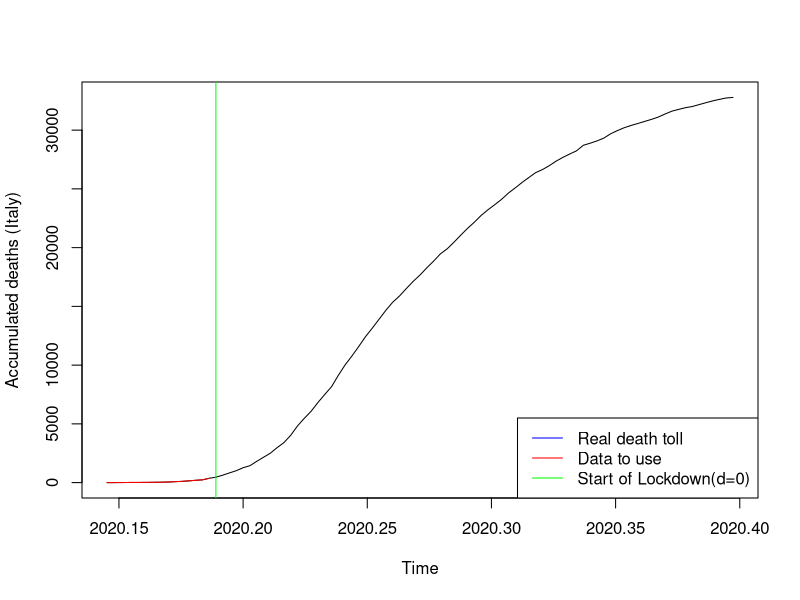
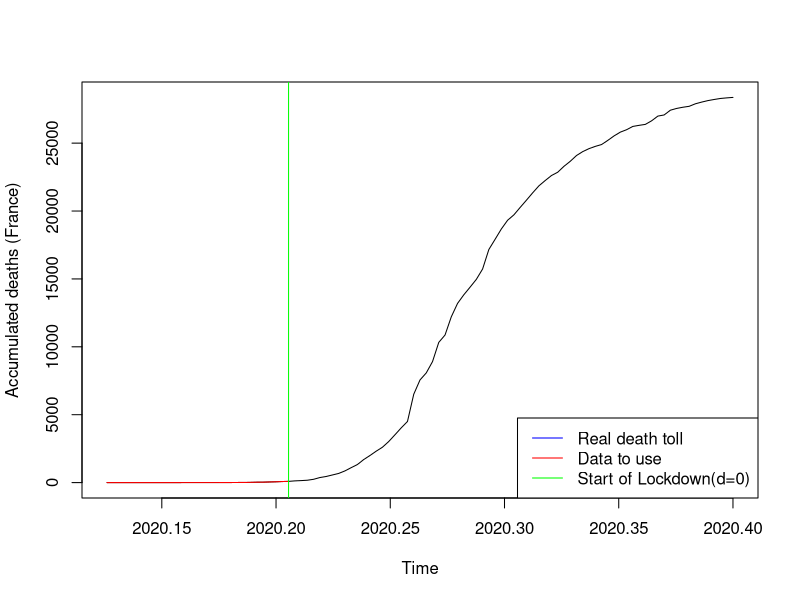
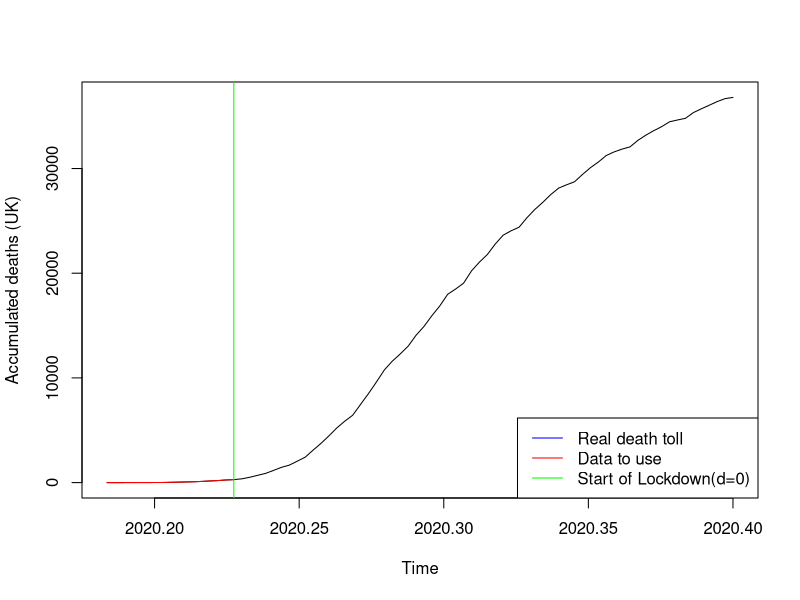
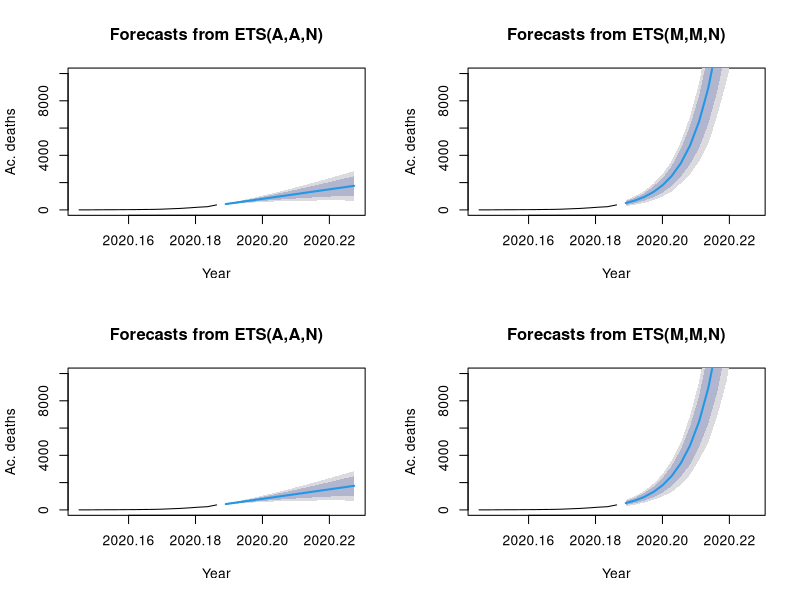
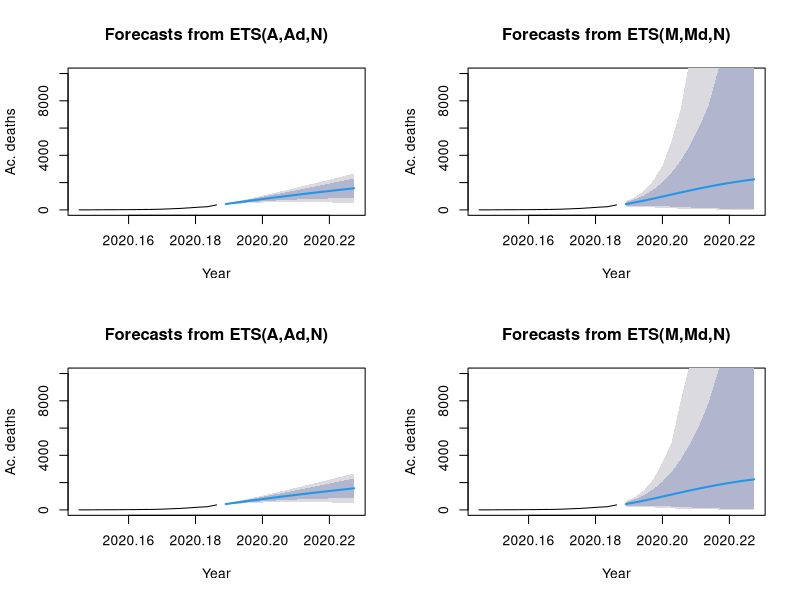
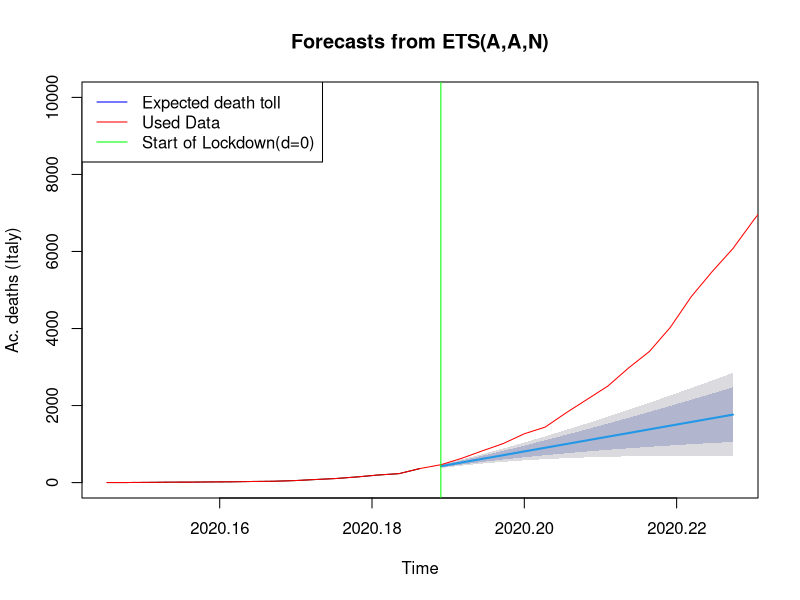
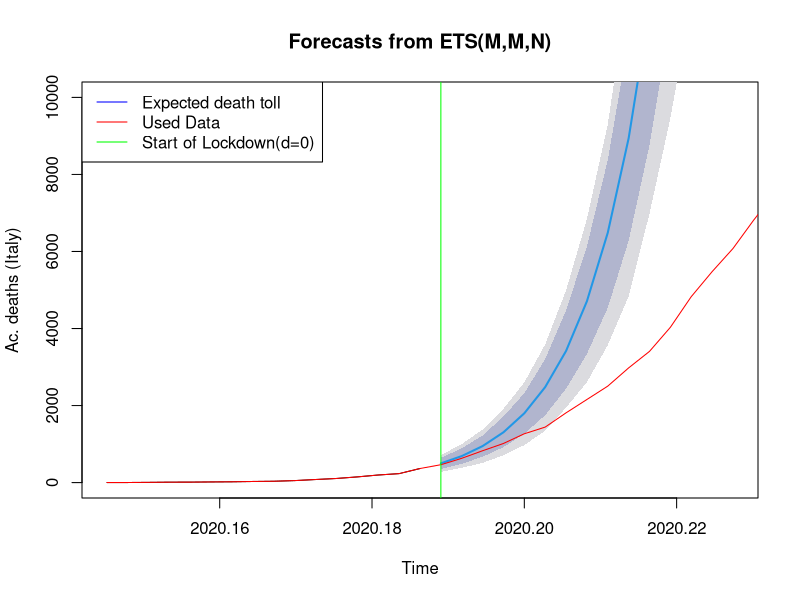
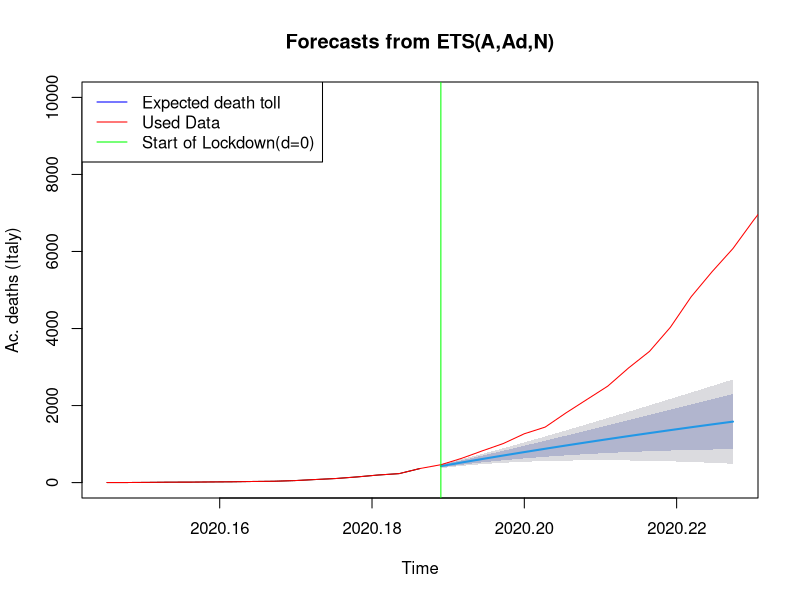

The R script that drew these images, in order: (Note: a time limit stopped this script after it produced the figures.)
## ---- chunk 1
covid_data <- read.csv("COVID_data_v3.csv", header=TRUE, sep=",")
#ProjectData <- data.matrix(ProjectData) 
#ProjectData_INITIAL <- ProjectData
## ---- chunk 2
t0_IT=2020+53/365 #day of first casualty
P=15 #predicted days
cIT2_0 <- ts((covid_data$Cdeaths_IT[54:69]),start=t0_IT, frequency=365) #t=0 @ day69. +14d #before it was starting at 45
cIT3 <- ts((covid_data$Cdeaths_IT[54:146]),start=t0_IT, frequency=365)

plot(cIT3, xlab="Time", ylab="Accumulated deaths (Italy)")
lines(cIT2_0, col="red")
abline(v=2020+69/365, col="green")
legend("bottomright", legend=c("Real death toll","Data to use", "Start of Lockdown(d=0)"), col=c("blue", "red","green"), lty=1)
## ---- chunk 3
#French Data
t0_FR <- 2020+46/365
cFRA2_0 <- ts(covid_data$Cdeaths_FRA[46:75],start=t0_FR, frequency=365) #t=0 @ day75, March 15th #before it was starting at 45
cFRA3 <- ts(covid_data$Cdeaths_FRA[46:146],start=t0_FR, frequency=365)

plot(cFRA3, xlab="Time", ylab="Accumulated deaths (France)")
lines(cFRA2_0, col="red")
abline(v=2020+75/365, col="green")
legend("bottomright", legend=c("Real death toll","Data to use", "Start of Lockdown(d=0)"), col=c("blue", "red","green"), lty=1)
## ---- chunk 4
#UK Data

t0_UK=2020+67/365
cUK2_0 <- ts(covid_data$Cdeaths_UK[67:83],start=t0_UK, frequency=365) #t=0 @ day83. +0d
cUK3 <- ts(covid_data$Cdeaths_UK[67:146],start=t0_UK, frequency=365)

plot(cUK3, xlab="Time", ylab="Accumulated deaths (UK)")
lines(cUK2_0, col="red")
abline(v=2020+83/365, col="green")
legend("bottomright", legend=c("Real death toll","Data to use", "Start of Lockdown(d=0)"), col=c("blue", "red","green"), lty=1)


## ---- chunk 5
library(forecast)
#Italy
cIT2_0_AAN <- ets(cIT2_0, model="AAN", damped=FALSE)
cIT2_0_AAZ <- ets(cIT2_0, model="AAZ", damped=FALSE)
cIT2_0_MMN <- ets(cIT2_0, model="MMN", damped=FALSE)
cIT2_0_MMZ <- ets(cIT2_0, model="MMZ", damped=FALSE)

cIT2_0_AAND <- ets(cIT2_0, model="AAN", damped=TRUE)
cIT2_0_AAZD <- ets(cIT2_0, model="AAZ", damped=TRUE)
cIT2_0_MMND <- ets(cIT2_0, model="MMN", damped=TRUE)
cIT2_0_MMZD <- ets(cIT2_0, model="MMZ", damped=TRUE)


# Create their prediction "cones" for 360 months (30 years) into the future with quintile confidence intervals
## ---- chunk 6
cIT2_0_AAN_pred <- forecast(cIT2_0_AAN, h=P, level=c(0.8, 0.95))
cIT2_0_AAZ_pred <- forecast(cIT2_0_AAZ, h=P, level=c(0.8, 0.95))
cIT2_0_MMN_pred <- forecast(cIT2_0_MMN, h=P, level=c(0.8, 0.95))
cIT2_0_MMZ_pred <- forecast(cIT2_0_MMZ, h=P, level=c(0.8, 0.95))

cIT2_0_AAND_pred <- forecast(cIT2_0_AAND, h=P, level=c(0.8, 0.95))
cIT2_0_AAZD_pred <- forecast(cIT2_0_AAZD, h=P, level=c(0.8, 0.95))
cIT2_0_MMND_pred <- forecast(cIT2_0_MMND, h=P, level=c(0.8, 0.95))
cIT2_0_MMZD_pred <- forecast(cIT2_0_MMZD, h=P, level=c(0.8, 0.95))
## ---- chunk 7
cIT2_0_tbats <- tbats(cIT2_0)
cIT2_0_tbats_pred <-forecast(cIT2_0_tbats, h=P, level=c(0.8, 0.95))
## ---- chunk 8
cIT2_0_ARIMA <- auto.arima(cIT2_0,seasonal=FALSE)
cIT2_0_ARIMA_pred <- forecast(cIT2_0_ARIMA,P)
## ---- chunk 9
par(mfrow=c(2,2)) # This command sets the plot window to show 1 row of 4 plots
plot(cIT2_0_AAN_pred, xlab="Year", ylab="Ac. deaths", ylim=c(0,10000))
plot(cIT2_0_MMN_pred, xlab="Year", ylab="Ac. deaths", ylim=c(0,10000))
plot(cIT2_0_AAZ_pred, xlab="Year", ylab="Ac. deaths", ylim=c(0,10000))
plot(cIT2_0_MMZ_pred, xlab="Year", ylab="Ac. deaths", ylim=c(0,10000))

par(mfrow=c(2,2)) # This command sets the plot window to show 1 row of 4 plots
plot(cIT2_0_AAND_pred, xlab="Year", ylab="Ac. deaths", ylim=c(0,10000))
plot(cIT2_0_MMND_pred, xlab="Year", ylab="Ac. deaths", ylim=c(0,10000))
plot(cIT2_0_AAZD_pred, xlab="Year", ylab="Ac. deaths", ylim=c(0,10000))
plot(cIT2_0_MMZD_pred, xlab="Year", ylab="Ac. deaths", ylim=c(0,10000))
## ---- chunk 10
par(mfrow=c(1,1)) # This command sets the plot window to show 1 row of 1 plots
plot(cIT2_0_AAN_pred, xlab="Time", ylab="Ac. deaths (Italy)", ylim=c(0,10000))
lines(cIT3, col="red")
abline(v=2020+69/365, col="green")
legend("topleft", legend=c("Expected death toll","Used Data", "Start of Lockdown(d=0)"), col=c("blue", "red","green"), lty=1)

par(mfrow=c(1,1)) # This command sets the plot window to show 1 row of 1 plots
plot(cIT2_0_MMN_pred, xlab="Time", ylab="Ac. deaths (Italy)", ylim=c(0,10000))
lines(cIT3, col="red")
abline(v=2020+69/365, col="green")
legend("topleft", legend=c("Expected death toll","Used Data", "Start of Lockdown(d=0)"), col=c("blue", "red","green"), lty=1)

par(mfrow=c(1,1)) # This command sets the plot window to show 1 row of 1 plots
plot(cIT2_0_AAND_pred, xlab="Time", ylab="Ac. deaths (Italy)", ylim=c(0,10000))
lines(cIT3, col="red")
abline(v=2020+69/365, col="green")
legend("topleft", legend=c("Expected death toll","Used Data", "Start of Lockdown(d=0)"), col=c("blue", "red","green"), lty=1)

par(mfrow=c(1,1)) # This command sets the plot window to show 1 row of 1 plots
plot(cIT2_0_MMND_pred, xlab="Time", ylab="Ac. deaths (Italy)", ylim=c(0,10000))
lines(cIT3, col="red")
abline(v=2020+69/365, col="green")
legend("topleft", legend=c("Expected death toll","Used Data", "Start of Lockdown(d=0)"), col=c("blue", "red","green"), lty=1)
## ---- chunk 11
par(mfrow=c(1,1)) # This command sets the plot window to show 1 row of 1 plots
plot(cIT2_0_tbats_pred, xlab="Time", ylab="Ac. deaths (Italy)")
lines(cIT3, col="red")
abline(v=2020+69/365, col="green")
legend("topleft", legend=c("Expected death toll","Used Data", "Start of Lockdown(d=0)"), col=c("blue", "red","green"), lty=1)
## ---- chunk 12
par(mfrow=c(1,1)) # This command sets the plot window to show 1 row of 1 plots
plot(cIT2_0_ARIMA_pred, xlab="Time", ylab="Ac. deaths (Italy)")
lines(cIT3, col="red")
abline(v=2020+69/365, col="green")
legend("topleft", legend=c("Expected death toll","Used Data", "Start of Lockdown(d=0)"), col=c("blue", "red","green"), lty=1)
## ---- chunk 13
###
### Comparing models -- Time series Cross Validation (Rolling Horizon Holdout)
###

f_AANF  <- function(y, h) forecast(ets(y, model="AAN"), h = h)
errors_AANF <- tsCV(cIT2_0, f_AANF, h=1, window=15)

f_MMNF<- function(y, h) forecast(ets(y, model="MMN"), h = h)
errors_MMNF <- tsCV(cIT2_0, f_MMNF, h=1, window=15)

f_AAND  <- function(y, h) forecast(ets(y, model="AAN", damped=TRUE), h = h)
errors_AAND <- tsCV(cIT2_0, f_AAND, h=1, window=15)

f_MMND  <- function(y, h) forecast(ets(y, model="MMN", damped=TRUE), h = h)
errors_MMND <- tsCV(cIT2_0, f_MMND, h=1, window=15)

f_TBATS  <- function(y, h) forecast(tbats(y), h = h)
errors_TBATS <- tsCV(cIT2_0, f_TBATS, h=1, window=15)

f_ARIMA  <- function(y, h) forecast(auto.arima(y), h = h)
errors_ARIMA <- tsCV(cIT2_0, f_ARIMA, h=1, window=15)


#par(mfrow=c(1,1)) 
#plot(errors_AANF, ylab='tsCV errors')
#abline(0,0)
#lines(errors_MMNF, col="red")
#lines(errors_AAND, col="green")
#lines(errors_MMND, col="blue")
#lines(errors_TBATS, col="grey")
#lines(errors_ARIMA, col="orange")
#legend("left", legend=c("CV_error_AANF", "CV_error_MMNF","CV_error_AAND","CV_error_MMND", "CV_error_TBATS", "CV_error_ARIMA"), #col=c("black", "red", "green", "blue", "grey", "orange"), lty=1:4)
## ---- chunk 14
mean(abs(errors_AANF/cIT2_0), na.rm=TRUE)*100
mean(abs(errors_MMNF/cIT2_0), na.rm=TRUE)*100
mean(abs(errors_AAND/cIT2_0), na.rm=TRUE)*100
mean(abs(errors_MMND/cIT2_0), na.rm=TRUE)*100
mean(abs(errors_TBATS/cIT2_0), na.rm=TRUE)*100
mean(abs(errors_ARIMA/cIT2_0), na.rm=TRUE)*100

## ---- chunk 15
par(mfrow=c(1,1)) # This command sets the plot window to show 1 row of 1 plots
plot(cIT2_0_MMN_pred, xlab="Time", ylab="Ac. deaths (Italy)", ylim=c(0,10000))
lines(cIT3, col="red")
abline(v=2020+69/365, col="green")
legend("topleft", legend=c("Expected death toll","Used Data", "Start of Lockdown(d=0)"), col=c("blue", "red","green"), lty=1)
## ---- chunk 16
library(forecast)
#Italy
cFRA2_0_AAN <- ets(cFRA2_0, model="AAN", damped=FALSE)
cFRA2_0_AAZ <- ets(cFRA2_0, model="AAZ", damped=FALSE)
cFRA2_0_MMN <- ets(cFRA2_0, model="MMN", damped=FALSE)
cFRA2_0_MMZ <- ets(cFRA2_0, model="MMZ", damped=FALSE)

cFRA2_0_AAND <- ets(cFRA2_0, model="AAN", damped=TRUE)
cFRA2_0_AAZD <- ets(cFRA2_0, model="AAZ", damped=TRUE)
cFRA2_0_MMND <- ets(cFRA2_0, model="MMN", damped=TRUE)
cFRA2_0_MMZD <- ets(cFRA2_0, model="MMZ", damped=TRUE)


# Create their prediction "cones" for 360 months (30 years) into the future with quintile confidence intervals
cFRA2_0_AAN_pred <- forecast(cFRA2_0_AAN, h=P, level=c(0.8, 0.95))
cFRA2_0_AAZ_pred <- forecast(cFRA2_0_AAZ, h=P, level=c(0.8, 0.95))
cFRA2_0_MMN_pred <- forecast(cFRA2_0_MMN, h=P, level=c(0.8, 0.95))
cFRA2_0_MMZ_pred <- forecast(cFRA2_0_MMZ, h=P, level=c(0.8, 0.95))

cFRA2_0_AAND_pred <- forecast(cFRA2_0_AAND, h=P, level=c(0.8, 0.95))
cFRA2_0_AAZD_pred <- forecast(cFRA2_0_AAZD, h=P, level=c(0.8, 0.95))
cFRA2_0_MMND_pred <- forecast(cFRA2_0_MMND, h=P, level=c(0.8, 0.95))
cFRA2_0_MMZD_pred <- forecast(cFRA2_0_MMZD, h=P, level=c(0.8, 0.95))

cFRA2_0_tbats <- tbats(cFRA2_0)
cFRA2_0_tbats_pred <-forecast(cFRA2_0_tbats, h=P, level=c(0.8, 0.95))

cFRA2_0_ARIMA <- auto.arima(cFRA2_0,seasonal=FALSE)
cFRA2_0_ARIMA_pred <- forecast(cFRA2_0_ARIMA,P)


#par(mfrow=c(1,1)) # This command sets the plot window to show 1 row of 1 plots
#plot(cFRA2_0_AAN_pred, xlab="Time", ylab="Ac. deaths (FR)", ylim=c(0,10000))
#lines(cFRA3, col="red")

#par(mfrow=c(1,1)) # This command sets the plot window to show 1 row of 1 plots
#plot(cFRA2_0_MMN_pred, xlab="Time", ylab="Ac. deaths (FR)", ylim=c(0,10000))
#lines(cFRA3, col="red")

#par(mfrow=c(1,1)) # This command sets the plot window to show 1 row of 1 plots
#plot(cFRA2_0_AAND_pred, xlab="Time", ylab="Ac. deaths (FR)", ylim=c(0,10000))
#lines(cFRA3, col="red")

#par(mfrow=c(1,1)) # This command sets the plot window to show 1 row of 1 plots
#plot(cFRA2_0_MMND_pred, xlab="Time", ylab="Ac. deaths (FR)", ylim=c(0,10000))
#lines(cFRA3, col="red")

#par(mfrow=c(1,1)) # This command sets the plot window to show 1 row of 1 plots
#plot(cFRA2_0_tbats_pred, xlab="Time", ylab="Ac. deaths (FR)")
#lines(cFRA3, col="red")

#par(mfrow=c(1,1)) # This command sets the plot window to show 1 row of 1 plots
#plot(cFRA2_0_ARIMA_pred, xlab="Time", ylab="Ac. deaths (FR)")
#lines(cFRA3, col="red")


## ---- chunk 17
###
### Comparing models -- Time series Cross Validation (Rolling Horizon Holdout)
###

f_AANF  <- function(y, h) forecast(ets(y, model="AAN"), h = h)
errors_AANF <- tsCV(cFRA2_0, f_AANF, h=1, window=15)

f_MMNF<- function(y, h) forecast(ets(y, model="MMN"), h = h)
errors_MMNF <- tsCV(cFRA2_0, f_MMNF, h=1, window=15)

f_AAND  <- function(y, h) forecast(ets(y, model="AAN", damped=TRUE), h = h)
errors_AAND <- tsCV(cFRA2_0, f_AAND, h=1, window=15)

f_MMND  <- function(y, h) forecast(ets(y, model="MMN", damped=TRUE), h = h)
errors_MMND <- tsCV(cFRA2_0, f_MMND, h=1, window=15)

f_TBATS  <- function(y, h) forecast(tbats(y), h = h)
errors_TBATS <- tsCV(cFRA2_0, f_TBATS, h=1, window=15)

f_ARIMA  <- function(y, h) forecast(auto.arima(y), h = h)
errors_ARIMA <- tsCV(cFRA2_0, f_ARIMA, h=1, window=15)


#par(mfrow=c(1,1)) 
#plot(errors_AANF, ylab='tsCV errors')
#abline(0,0)
#lines(errors_MMNF, col="red")
#lines(errors_AAND, col="green")
#lines(errors_MMND, col="blue")
#lines(errors_TBATS, col="grey")
#lines(errors_ARIMA, col="orange")
#legend("left", legend=c("CV_error_AANF", "CV_error_MMNF","CV_error_AAND","CV_error_MMND", "CV_error_TBATS", "CV_error_ARIMA"), #col=c("black", "red", "green", "blue", "grey", "orange"), lty=1:4)
## ---- chunk 18

mean(abs(errors_AANF/cFRA2_0), na.rm=TRUE)*100
mean(abs(errors_MMNF/cFRA2_0), na.rm=TRUE)*100
mean(abs(errors_AAND/cFRA2_0), na.rm=TRUE)*100
mean(abs(errors_MMND/cFRA2_0), na.rm=TRUE)*100
mean(abs(errors_TBATS/cFRA2_0), na.rm=TRUE)*100
mean(abs(errors_ARIMA/cFRA2_0), na.rm=TRUE)*100

## ---- chunk 19
par(mfrow=c(1,1)) # This command sets the plot window to show 1 row of 1 plots
plot(cFRA2_0_tbats_pred, xlab="Time", ylab="Ac. deaths (FR)", ylim=c(0,10000))
lines(cFRA3, col="red")
abline(v=2020+75/365, col="green")
legend("topleft", legend=c("Expected death toll","Used Data", "Start of Lockdown(d=0)"), col=c("blue", "red","green"), lty=1)
## ---- chunk 20
library(forecast)
#Italy
cUK2_0_AAN <- ets(cUK2_0, model="AAN", damped=FALSE)
cUK2_0_AAZ <- ets(cUK2_0, model="AAZ", damped=FALSE)
cUK2_0_MMN <- ets(cUK2_0, model="MMN", damped=FALSE)
cUK2_0_MMZ <- ets(cUK2_0, model="MMZ", damped=FALSE)

cUK2_0_AAND <- ets(cUK2_0, model="AAN", damped=TRUE)
cUK2_0_AAZD <- ets(cUK2_0, model="AAZ", damped=TRUE)
cUK2_0_MMND <- ets(cUK2_0, model="MMN", damped=TRUE)
cUK2_0_MMZD <- ets(cUK2_0, model="MMZ", damped=TRUE)


# Create their prediction "cones" for 360 months (30 years) into the future with quintile confidence intervals
cUK2_0_AAN_pred <- forecast(cUK2_0_AAN, h=P, level=c(0.8, 0.95))
cUK2_0_AAZ_pred <- forecast(cUK2_0_AAZ, h=P, level=c(0.8, 0.95))
cUK2_0_MMN_pred <- forecast(cUK2_0_MMN, h=P, level=c(0.8, 0.95))
cUK2_0_MMZ_pred <- forecast(cUK2_0_MMZ, h=P, level=c(0.8, 0.95))

cUK2_0_AAND_pred <- forecast(cUK2_0_AAND, h=P, level=c(0.8, 0.95))
cUK2_0_AAZD_pred <- forecast(cUK2_0_AAZD, h=P, level=c(0.8, 0.95))
cUK2_0_MMND_pred <- forecast(cUK2_0_MMND, h=P, level=c(0.8, 0.95))
cUK2_0_MMZD_pred <- forecast(cUK2_0_MMZD, h=P, level=c(0.8, 0.95))

cUK2_0_tbats <- tbats(cUK2_0)
cUK2_0_tbats_pred <-forecast(cUK2_0_tbats, h=P, level=c(0.8, 0.95))

cUK2_0_ARIMA <- auto.arima(cUK2_0,seasonal=FALSE)
cUK2_0_ARIMA_pred <- forecast(cUK2_0_ARIMA,P)

#par(mfrow=c(2,2)) # This command sets the plot window to show 1 row of 4 plots
#plot(cUK2_0_AAN_pred, xlab="Year", ylab="Ac. deaths", ylim=c(0,10000))
#plot(cUK2_0_MMN_pred, xlab="Year", ylab="Ac. deaths", ylim=c(0,10000))
#plot(cUK2_0_AAZ_pred, xlab="Year", ylab="Ac. deaths", ylim=c(0,10000))
#plot(cUK2_0_MMZ_pred, xlab="Year", ylab="Ac. deaths", ylim=c(0,10000))

#par(mfrow=c(2,2)) # This command sets the plot window to show 1 row of 4 plots
#plot(cUK2_0_AAND_pred, xlab="Year", ylab="Ac. deaths", ylim=c(0,10000))
#plot(cUK2_0_MMND_pred, xlab="Year", ylab="Ac. deaths", ylim=c(0,10000))
#plot(cUK2_0_AAZD_pred, xlab="Year", ylab="Ac. deaths", ylim=c(0,10000))
#plot(cUK2_0_MMZD_pred, xlab="Year", ylab="Ac. deaths", ylim=c(0,10000))

#par(mfrow=c(1,1)) # This command sets the plot window to show 1 row of 1 plots
#plot(cUK2_0_AAN_pred, xlab="Time", ylab="Ac. deaths (UK)", ylim=c(0,10000))
#lines(cUK3, col="red")

#par(mfrow=c(1,1)) # This command sets the plot window to show 1 row of 1 plots
#plot(cUK2_0_MMN_pred, xlab="Time", ylab="Ac. deaths (UK)", ylim=c(0,10000))
#lines(cUK3, col="red")

#par(mfrow=c(1,1)) # This command sets the plot window to show 1 row of 1 plots
#plot(cUK2_0_AAND_pred, xlab="Time", ylab="Ac. deaths (UK)", ylim=c(0,10000))
#lines(cUK3, col="red")

#par(mfrow=c(1,1)) # This command sets the plot window to show 1 row of 1 plots
#plot(cUK2_0_MMND_pred, xlab="Time", ylab="Ac. deaths (UK)", ylim=c(0,10000))
#lines(cUK3, col="red")

#par(mfrow=c(1,1)) # This command sets the plot window to show 1 row of 1 plots
#plot(cUK2_0_tbats_pred, xlab="Time", ylab="Ac. deaths (UK)")
#lines(cUK3, col="red")

#par(mfrow=c(1,1)) # This command sets the plot window to show 1 row of 1 plots
#plot(cUK2_0_ARIMA_pred, xlab="Time", ylab="Ac. deaths (UK)")
#lines(cUK3, col="red")


## ---- chunk 21
###
### Comparing models -- Time series Cross Validation (Rolling Horizon Holdout)
###

f_AANF  <- function(y, h) forecast(ets(y, model="AAN"), h = h)
errors_AANF <- tsCV(cUK2_0, f_AANF, h=1, window=15)

f_MMNF<- function(y, h) forecast(ets(y, model="MMN"), h = h)
errors_MMNF <- tsCV(cUK2_0, f_MMNF, h=1, window=15)

f_AAND  <- function(y, h) forecast(ets(y, model="AAN", damped=TRUE), h = h)
errors_AAND <- tsCV(cUK2_0, f_AAND, h=1, window=15)

f_MMND  <- function(y, h) forecast(ets(y, model="MMN", damped=TRUE), h = h)
errors_MMND <- tsCV(cUK2_0, f_MMND, h=1, window=15)

f_TBATS  <- function(y, h) forecast(tbats(y), h = h)
errors_TBATS <- tsCV(cUK2_0, f_TBATS, h=1, window=15)

f_ARIMA  <- function(y, h) forecast(auto.arima(y), h = h)
errors_ARIMA <- tsCV(cUK2_0, f_ARIMA, h=1, window=15)


#par(mfrow=c(1,1)) 
#plot(errors_AANF, ylab='tsCV errors')
#abline(0,0)
#lines(errors_MMNF, col="red")
#lines(errors_AAND, col="green")
#lines(errors_MMND, col="blue")
#lines(errors_TBATS, col="grey")
#lines(errors_ARIMA, col="orange")
#legend("left", legend=c("CV_error_AANF", "CV_error_MMNF","CV_error_AAND","CV_error_MMND", "CV_error_TBATS", "CV_error_ARIMA"), #col=c("black", "red", "green", "blue", "grey", "orange"), lty=1:4)
## ---- chunk 22

mean(abs(errors_AANF/cUK2_0), na.rm=TRUE)*100
mean(abs(errors_MMNF/cUK2_0), na.rm=TRUE)*100
mean(abs(errors_AAND/cUK2_0), na.rm=TRUE)*100
mean(abs(errors_MMND/cUK2_0), na.rm=TRUE)*100
mean(abs(errors_TBATS/cUK2_0), na.rm=TRUE)*100
mean(abs(errors_ARIMA/cUK2_0), na.rm=TRUE)*100

## ---- chunk 23
par(mfrow=c(1,1)) # This command sets the plot window to show 1 row of 1 plots
plot(cUK2_0_tbats_pred, xlab="Time", ylab="Ac. deaths (UK)", ylim=c(0,10000))
lines(cUK3, col="red")
abline(v=2020+83/365, col="green")
legend("topleft", legend=c("Expected death toll","Used Data", "Start of Lockdown(d=0)"), col=c("blue", "red","green"), lty=1)
## ---- chunk 24

library(forecast)

####################
###ITALY ANALYSIS###
####################

#covid_data<-read.csv(file.choose(), header=TRUE, sep=",")

t0=2020+53/365
P=15 #predicted days
#FRA <- ts(covid_data$deaths_IT,start=0, frequency=1)
cIT <- ts(covid_data$Cdeaths_IT,start=0, frequency=1)
cIT_14 <- ts(covid_data$Cdeaths_IT[54:83],start=t0, frequency=365) #t=0 @ day69. +14d #before it was starting at 45
cIT_F <- ts(covid_data$Cdeaths_IT[54:148],start=t0, frequency=365)   # a supprimer 

#plot(cIT_F)
#lines(cIT_14, col="red")

cIT_14_AAN <- ets(cIT_14, model="AAN", damped=FALSE)
cIT_14_AAZ <- ets(cIT_14, model="AAZ", damped=FALSE)
cIT_14_MMN <- ets(cIT_14, model="MMN", damped=FALSE)
cIT_14_MMZ <- ets(cIT_14, model="MMZ", damped=FALSE)

cIT_14_AAND <- ets(cIT_14, model="AAN", damped=TRUE)
cIT_14_AAZD <- ets(cIT_14, model="AAZ", damped=TRUE)
cIT_14_MMND <- ets(cIT_14, model="MMN", damped=TRUE)
cIT_14_MMZD <- ets(cIT_14, model="MMZ", damped=TRUE)

# Create their prediction "cones" for 360 months (30 years) into the future with quintile confidence intervals
cIT_14_AAN_pred <- forecast(cIT_14_AAN, h=30, level=c(0.8, 0.95))
cIT_14_AAZ_pred <- forecast(cIT_14_AAZ, h=30, level=c(0.8, 0.95))
cIT_14_MMN_pred <- forecast(cIT_14_MMN, h=30, level=c(0.8, 0.95))
cIT_14_MMZ_pred <- forecast(cIT_14_MMZ, h=30, level=c(0.8, 0.95))

cIT_14_AAND_pred <- forecast(cIT_14_AAND, h=30, level=c(0.8, 0.95))
cIT_14_AAZD_pred <- forecast(cIT_14_AAZD, h=30, level=c(0.8, 0.95))
cIT_14_MMND_pred <- forecast(cIT_14_MMND, h=30, level=c(0.8, 0.95))
cIT_14_MMZD_pred <- forecast(cIT_14_MMZD, h=30, level=c(0.8, 0.95))

cIT_14_tbats <- tbats(cIT_14)
cIT_14_tbats_pred <-forecast(cIT_14_tbats, h=30, level=c(0.8, 0.95))
par(mfrow=c(1,1))

cIT_14_ARIMA <- auto.arima(cIT_14,seasonal=FALSE)
cIT_14_ARIMA_pred <- forecast(cIT_14_ARIMA,30)

#par(mfrow=c(3,2)) # This command sets the plot window to show 1 row of 4 plots
#plot(cIT_14_AAN_pred, xlab="Year", ylab="Acummulated deaths", ylim=c(0,100000))
#lines(cIT_F, col="red")
#plot(cIT_14_MMN_pred, xlab="Year", ylab="Acummulated deaths", ylim=c(0,100000))
#lines(cIT_F, col="red")
#plot(cIT_14_AAND_pred, xlab="Year", ylab="Acummulated deaths", ylim=c(0,100000))
#lines(cIT_F, col="red")
#plot(cIT_14_MMND_pred, xlab="Year", ylab="Acummulated deaths", ylim=c(0,100000))
#lines(cIT_F, col="red")
#plot(cIT_14_tbats_pred, xlab="Year", ylab="Predicted Electric Rate", ylim=c(0,100000))
#lines(cIT_F, col="red")
#plot(cIT_14_ARIMA_pred, ylim=c(0,100000))
#lines(cIT_F, col="red")

###
### Comparing models -- Time series Cross Validation (Rolling Horizon Holdout)
###

f_AANF  <- function(y, h) forecast(ets(y, model="AAN"), h = h)
errors_AANF <- tsCV(cIT_14, f_AANF, h=1, window=15)

f_MMNF<- function(y, h) forecast(ets(y, model="MMN"), h = h)
errors_MMNF <- tsCV(cIT_14, f_MMNF, h=1, window=15)

f_AAND  <- function(y, h) forecast(ets(y, model="AAN", damped=TRUE), h = h)
errors_AAND <- tsCV(cIT_14, f_AAND, h=1, window=15)

f_MMND  <- function(y, h) forecast(ets(y, model="MMN", damped=TRUE), h = h)
errors_MMND <- tsCV(cIT_14, f_MMND, h=1, window=15)

f_TBATS  <- function(y, h) forecast(tbats(y), h = h)
errors_TBATS <- tsCV(cIT_14, f_TBATS, h=1, window=15)

f_ARIMA  <- function(y, h) forecast(auto.arima(y), h = h)
errors_ARIMA <- tsCV(cIT_14, f_ARIMA, h=1, window=15)


#par(mfrow=c(1,1)) 
#plot(errors_AANF, ylab='tsCV errors')
#abline(0,0)
#lines(errors_MMNF, col="red")
#lines(errors_AAND, col="green")
#lines(errors_MMND, col="blue")
#lines(errors_TBATS, col="grey")
#lines(errors_ARIMA, col="orange")
#legend("left", legend=c("CV_error_AANF", "CV_error_MMNF","CV_error_AAND","CV_error_MMND", "CV_error_TBATS", "CV_error_ARIMA"), col=c("black", "red", "green", "blue", "grey", "orange"), lty=1:4)

#mean(abs(errors_AANF/cIT_14), na.rm=TRUE)*100
#mean(abs(errors_MMNF/cIT_14), na.rm=TRUE)*100
#mean(abs(errors_AAND/cIT_14), na.rm=TRUE)*100
#mean(abs(errors_MMND/cIT_14), na.rm=TRUE)*100
#mean(abs(errors_TBATS/cIT_14), na.rm=TRUE)*100
#mean(abs(errors_ARIMA/cIT_14), na.rm=TRUE)*100
## ---- chunk 25

# Print the mean and confidence intervals for the MMZ model
# cIT_14_MMND_pred

# Export the results out
write.csv(cIT_14_MMND_pred, file = "IT no lockdown+14d (MMND) .csv") # export the selected model's predictions into a CSV file

plot(cIT_14_MMND_pred, xlab="Year", ylab="Italy Acummulated deaths", ylim=c(0,250000))
lines(cIT_F, col="red")
abline(v=2020+69/365, col="green")
legend("left", legend=c("Best fitted model","Real death toll", "Start of Lockdown"), col=c("blue", "red","green"), lty=1)


## ---- chunk 26
#####################
###France ANALYSIS###
####################


t0=2020+53/365
#P=15 #predicted days, à supprimer? 
#cFRA <- ts(covid_data$Cdeaths_IT,start=0, frequency=1)
cFRA_14 <- ts(covid_data$Cdeaths_IT[58:89],start=t0, frequency=365) #t=0 @ day75. +14d 
cFRA_F <- ts(covid_data$Cdeaths_IT[58:148],start=t0, frequency=365)   # a supprimer?

#plot(cFRA_F)
#lines(cFRA_14, col="red")

cFRA_14_AAN <- ets(cFRA_14, model="AAN", damped=FALSE)
cFRA_14_AAZ <- ets(cFRA_14, model="AAZ", damped=FALSE)
cFRA_14_MMN <- ets(cFRA_14, model="MMN", damped=FALSE)
cFRA_14_MMZ <- ets(cFRA_14, model="MMZ", damped=FALSE)

cFRA_14_AAND <- ets(cFRA_14, model="AAN", damped=TRUE)
cFRA_14_AAZD <- ets(cFRA_14, model="AAZ", damped=TRUE)
cFRA_14_MMND <- ets(cFRA_14, model="MMN", damped=TRUE)
cFRA_14_MMZD <- ets(cFRA_14, model="MMZ", damped=TRUE)

# Create their prediction "cones" for 360 months (30 years) into the future with quintile confidence intervals
cFRA_14_AAN_pred <- forecast(cFRA_14_AAN, h=30, level=c(0.8, 0.95))
cFRA_14_AAZ_pred <- forecast(cFRA_14_AAZ, h=30, level=c(0.8, 0.95))
cFRA_14_MMN_pred <- forecast(cFRA_14_MMN, h=30, level=c(0.8, 0.95))
cFRA_14_MMZ_pred <- forecast(cFRA_14_MMZ, h=30, level=c(0.8, 0.95))

cFRA_14_AAND_pred <- forecast(cFRA_14_AAND, h=30, level=c(0.8, 0.95))
cFRA_14_AAZD_pred <- forecast(cFRA_14_AAZD, h=30, level=c(0.8, 0.95))
cFRA_14_MMND_pred <- forecast(cFRA_14_MMND, h=30, level=c(0.8, 0.95))
cFRA_14_MMZD_pred <- forecast(cFRA_14_MMZD, h=30, level=c(0.8, 0.95))

cFRA_14_tbats <- tbats(cFRA_14)
cFRA_14_tbats_pred <-forecast(cFRA_14_tbats, h=30, level=c(0.8, 0.95))
par(mfrow=c(1,1))
#plot(cFRA_14_tbats_pred, xlab="Year", ylab="Predicted Electric Rate")
#lines(cFRA_F, col="red")

cFRA_14_ARIMA <- auto.arima(cFRA_14,seasonal=FALSE)
cFRA_14_ARIMA_pred <- forecast(cFRA_14_ARIMA,30)
#plot(cFRA_14_ARIMA_pred)
#lines(cFRA_F, col="red")

#par(mfrow=c(3,2)) # This command sets the plot window to show 1 row of 4 plots
#plot(cFRA_14_AAN_pred, xlab="Year", ylab="Acummulated deaths", ylim=c(0,100000))
#lines(cFRA_F, col="red")
#plot(cFRA_14_MMN_pred, xlab="Year", ylab="Acummulated deaths", ylim=c(0,100000))
#lines(cFRA_F, col="red")
#plot(cFRA_14_AAND_pred, xlab="Year", ylab="Acummulated deaths", ylim=c(0,100000))
#lines(cFRA_F, col="red")
#plot(cFRA_14_MMND_pred, xlab="Year", ylab="Acummulated deaths", ylim=c(0,100000))
#lines(cFRA_F, col="red")
#plot(cFRA_14_tbats_pred, xlab="Year", ylab="Predicted Electric Rate", ylim=c(0,100000))
#lines(cFRA_F, col="red")
#plot(cFRA_14_ARIMA_pred, ylim=c(0,100000))
#lines(cFRA_F, col="red")

###
### Comparing models -- Time series Cross Validation (Rolling Horizon Holdout)
###

f_AANF  <- function(y, h) forecast(ets(y, model="AAN"), h = h)
errors_AANF <- tsCV(cFRA_14, f_AANF, h=1, window=10)

f_MMNF<- function(y, h) forecast(ets(y, model="MMN"), h = h)
errors_MMNF <- tsCV(cFRA_14, f_MMNF, h=1, window=10)

f_AAND  <- function(y, h) forecast(ets(y, model="AAN", damped=TRUE), h = h)
errors_AAND <- tsCV(cFRA_14, f_AAND, h=1, window=10)

f_MMND  <- function(y, h) forecast(ets(y, model="MMN", damped=TRUE), h = h)
errors_MMND <- tsCV(cFRA_14, f_MMND, h=1, window=10)

f_TBATS  <- function(y, h) forecast(tbats(y), h = h)
errors_TBATS <- tsCV(cFRA_14, f_TBATS, h=1, window=10)

f_ARIMA  <- function(y, h) forecast(auto.arima(y), h = h)
errors_ARIMA <- tsCV(cFRA_14, f_ARIMA, h=1, window=10)


#par(mfrow=c(1,1)) 
#plot(errors_AANF, ylab='tsCV errors')
#abline(0,0)
#lines(errors_MMNF, col="red")
#lines(errors_AAND, col="green")
#lines(errors_MMND, col="blue")
#lines(errors_TBATS, col="grey")
#lines(errors_ARIMA, col="orange")
#legend("left", legend=c("CV_error_AANF", "CV_error_MMNF","CV_error_AAND","CV_error_MMND", "CV_error_TBATS", "CV_error_ARIMA"), col=c("black", "red", "green", "blue", "grey", "orange"), lty=1:4)

#mean(abs(errors_AANF/cFRA_14), na.rm=TRUE)*100
#mean(abs(errors_MMNF/cFRA_14), na.rm=TRUE)*100
#mean(abs(errors_AAND/cFRA_14), na.rm=TRUE)*100
#mean(abs(errors_MMND/cFRA_14), na.rm=TRUE)*100
#mean(abs(errors_TBATS/cFRA_14), na.rm=TRUE)*100
#mean(abs(errors_ARIMA/cFRA_14), na.rm=TRUE)*100

## ---- chunk 27


# Print the mean and confidence intervals for the MMZ model
# cFRA_14_tbats_pred

# Export the results out
write.csv(cFRA_14_tbats_pred, file = "FRA no lockdown+14d (MMND) .csv") # export the selected model's predictions into a CSV file

plot(cFRA_14_tbats_pred, xlab="Year", ylab="France Acummulated deaths", ylim=c(0,250000))
lines(cFRA_F, col="red")
abline(v=2020+69/365, col="green")
legend("left", legend=c("Best fitted model","Real death toll", "Start of Lockdown"), col=c("blue", "red","green"), lty=1)



## ---- chunk 28
#######################
#####UK Analysis#######
#######################


t0=2020+53/365
#P=15 #predicted days, à supprimer? 
#cUK <- ts(covid_data$Cdeaths_IT,start=0, frequency=1)
cUK_14 <- ts(covid_data$Cdeaths_IT[68:98],start=t0, frequency=365) #t=0 @ day84. +14d 
cUK_F <- ts(covid_data$Cdeaths_IT[68:148],start=t0, frequency=365)   # a supprimer?

#plot(cUK_F)
#lines(cUK_14, col="red")

cUK_14_AAN <- ets(cUK_14, model="AAN", damped=FALSE)
cUK_14_AAZ <- ets(cUK_14, model="AAZ", damped=FALSE)
cUK_14_MMN <- ets(cUK_14, model="MMN", damped=FALSE)
cUK_14_MMZ <- ets(cUK_14, model="MMZ", damped=FALSE)

cUK_14_AAND <- ets(cUK_14, model="AAN", damped=TRUE)
cUK_14_AAZD <- ets(cUK_14, model="AAZ", damped=TRUE)
cUK_14_MMND <- ets(cUK_14, model="MMN", damped=TRUE)
cUK_14_MMZD <- ets(cUK_14, model="MMZ", damped=TRUE)

# Create their prediction "cones" for 360 months (30 years) into the future with quintile confidence intervals
cUK_14_AAN_pred <- forecast(cUK_14_AAN, h=30, level=c(0.8, 0.95))
cUK_14_AAZ_pred <- forecast(cUK_14_AAZ, h=30, level=c(0.8, 0.95))
cUK_14_MMN_pred <- forecast(cUK_14_MMN, h=30, level=c(0.8, 0.95))
cUK_14_MMZ_pred <- forecast(cUK_14_MMZ, h=30, level=c(0.8, 0.95))

cUK_14_AAND_pred <- forecast(cUK_14_AAND, h=30, level=c(0.8, 0.95))
cUK_14_AAZD_pred <- forecast(cUK_14_AAZD, h=30, level=c(0.8, 0.95))
cUK_14_MMND_pred <- forecast(cUK_14_MMND, h=30, level=c(0.8, 0.95))
cUK_14_MMZD_pred <- forecast(cUK_14_MMZD, h=30, level=c(0.8, 0.95))

cUK_14_tbats <- tbats(cUK_14)
cUK_14_tbats_pred <-forecast(cUK_14_tbats, h=30, level=c(0.8, 0.95))


cUK_14_ARIMA <- auto.arima(cUK_14,seasonal=FALSE)
cUK_14_ARIMA_pred <- forecast(cUK_14_ARIMA,30)


#par(mfrow=c(3,2)) # This command sets the plot window to show 1 row of 4 plots
#plot(cUK_14_AAN_pred, xlab="Year", ylab="Acummulated deaths", ylim=c(0,100000))
#lines(cUK_F, col="red")
#plot(cUK_14_MMN_pred, xlab="Year", ylab="Acummulated deaths", ylim=c(0,100000))
#lines(cUK_F, col="red")
#plot(cUK_14_AAND_pred, xlab="Year", ylab="Acummulated deaths", ylim=c(0,100000))
#lines(cUK_F, col="red")
#plot(cUK_14_MMND_pred, xlab="Year", ylab="Acummulated deaths", ylim=c(0,100000))
#lines(cUK_F, col="red")
#plot(cUK_14_tbats_pred, xlab="Year", ylab="Predicted Electric Rate", ylim=c(0,100000))
#lines(cUK_F, col="red")
#plot(cUK_14_ARIMA_pred, ylim=c(0,100000))
#lines(cUK_F, col="red")

###
### Comparing models -- Time series Cross Validation (Rolling Horizon Holdout)
###

f_AANF  <- function(y, h) forecast(ets(y, model="AAN"), h = h)
errors_AANF <- tsCV(cUK_14, f_AANF, h=1, window=10)

f_MMNF<- function(y, h) forecast(ets(y, model="MMN"), h = h)
errors_MMNF <- tsCV(cUK_14, f_MMNF, h=1, window=10)

f_AAND  <- function(y, h) forecast(ets(y, model="AAN", damped=TRUE), h = h)
errors_AAND <- tsCV(cUK_14, f_AAND, h=1, window=10)

f_MMND  <- function(y, h) forecast(ets(y, model="MMN", damped=TRUE), h = h)
errors_MMND <- tsCV(cUK_14, f_MMND, h=1, window=10)

f_TBATS  <- function(y, h) forecast(tbats(y), h = h)
errors_TBATS <- tsCV(cUK_14, f_TBATS, h=1, window=10)

f_ARIMA  <- function(y, h) forecast(auto.arima(y), h = h)
errors_ARIMA <- tsCV(cUK_14, f_ARIMA, h=1, window=10)


#par(mfrow=c(1,1)) 
#plot(errors_AANF, ylab='tsCV errors')
#abline(0,0)
#lines(errors_MMNF, col="red")
#lines(errors_AAND, col="green")
#lines(errors_MMND, col="blue")
#lines(errors_TBATS, col="grey")
#lines(errors_ARIMA, col="orange")
#legend("left", legend=c("CV_error_AANF", "CV_error_MMNF","CV_error_AAND","CV_error_MMND", "CV_error_TBATS", "CV_error_ARIMA"), col=c("black", "red", "green", "blue", "grey", "orange"), lty=1:4)

#mean(abs(errors_AANF/cUK_14), na.rm=TRUE)*100
#mean(abs(errors_MMNF/cUK_14), na.rm=TRUE)*100
#mean(abs(errors_AAND/cUK_14), na.rm=TRUE)*100
#mean(abs(errors_MMND/cUK_14), na.rm=TRUE)*100
#mean(abs(errors_TBATS/cUK_14), na.rm=TRUE)*100
#mean(abs(errors_ARIMA/cUK_14), na.rm=TRUE)*100

## ---- chunk 29


# Print the mean and confidence intervals for the MMZ model
# cUK_14_ARIMA_pred

# Export the results out
write.csv(cUK_14_ARIMA_pred, file = "UK no lockdown+14d (MMND) .csv") # export the selected model's predictions into a CSV file

plot(cUK_14_ARIMA_pred, xlab="Year", ylab="UK Acummulated deaths", ylim=c(0,250000))
lines(cUK_F, col="red")
abline(v=2020+69/365, col="green")
legend("left", legend=c("Best fitted model","Real death toll", "Start of Lockdown"), col=c("blue", "red","green"), lty=1)

## ---- chunk 30

library(forecast)

####################
###ITALY ANALYSIS###
####################

#covid_data<-read.csv(file.choose(), header=TRUE, sep=",")

t0=2020+53/365
P=15 #predicted days
#FRA <- ts(covid_data$deaths_IT,start=0, frequency=1)
cIT <- ts(covid_data$Cdeaths_IT,start=0, frequency=1)
cIT_28 <- ts(covid_data$Cdeaths_IT[54:97],start=t0, frequency=365) #t=0 @ day69. +28d #before it was starting at 45
cIT_F <- ts(covid_data$Cdeaths_IT[54:288],start=t0, frequency=365)   # a supprimer 

#plot(cIT_F)
#lines(cIT_28, col="red")

cIT_28_AAN <- ets(cIT_28, model="AAN", damped=FALSE)
cIT_28_AAZ <- ets(cIT_28, model="AAZ", damped=FALSE)
cIT_28_MMN <- ets(cIT_28, model="MMN", damped=FALSE)
cIT_28_MMZ <- ets(cIT_28, model="MMZ", damped=FALSE)

cIT_28_AAND <- ets(cIT_28, model="AAN", damped=TRUE)
cIT_28_AAZD <- ets(cIT_28, model="AAZ", damped=TRUE)
cIT_28_MMND <- ets(cIT_28, model="MMN", damped=TRUE)
cIT_28_MMZD <- ets(cIT_28, model="MMZ", damped=TRUE)

# Create their prediction "cones" for 360 months (30 years) into the future with quintile confidence intervals
cIT_28_AAN_pred <- forecast(cIT_28_AAN, h=30, level=c(0.8, 0.95))
cIT_28_AAZ_pred <- forecast(cIT_28_AAZ, h=30, level=c(0.8, 0.95))
cIT_28_MMN_pred <- forecast(cIT_28_MMN, h=30, level=c(0.8, 0.95))
cIT_28_MMZ_pred <- forecast(cIT_28_MMZ, h=30, level=c(0.8, 0.95))

cIT_28_AAND_pred <- forecast(cIT_28_AAND, h=30, level=c(0.8, 0.95))
cIT_28_AAZD_pred <- forecast(cIT_28_AAZD, h=30, level=c(0.8, 0.95))
cIT_28_MMND_pred <- forecast(cIT_28_MMND, h=30, level=c(0.8, 0.95))
cIT_28_MMZD_pred <- forecast(cIT_28_MMZD, h=30, level=c(0.8, 0.95))

cIT_28_tbats <- tbats(cIT_28)
cIT_28_tbats_pred <-forecast(cIT_28_tbats, h=30, level=c(0.8, 0.95))
par(mfrow=c(1,1))

cIT_28_ARIMA <- auto.arima(cIT_28,seasonal=FALSE)
cIT_28_ARIMA_pred <- forecast(cIT_28_ARIMA,30)

#par(mfrow=c(3,2)) # This command sets the plot window to show 1 row of 4 plots
#plot(cIT_28_AAN_pred, xlab="Year", ylab="Acummulated deaths", ylim=c(0,100000))
#lines(cIT_F, col="red")
#plot(cIT_28_MMN_pred, xlab="Year", ylab="Acummulated deaths", ylim=c(0,100000))
#lines(cIT_F, col="red")
#plot(cIT_28_AAND_pred, xlab="Year", ylab="Acummulated deaths", ylim=c(0,100000))
#lines(cIT_F, col="red")
#plot(cIT_28_MMND_pred, xlab="Year", ylab="Acummulated deaths", ylim=c(0,100000))
#lines(cIT_F, col="red")
#plot(cIT_28_tbats_pred, xlab="Year", ylab="Predicted Electric Rate", ylim=c(0,100000))
#lines(cIT_F, col="red")
#plot(cIT_28_ARIMA_pred, ylim=c(0,100000))
#lines(cIT_F, col="red")

###
### Comparing models -- Time series Cross Validation (Rolling Horizon Holdout)
###

f_AANF  <- function(y, h) forecast(ets(y, model="AAN"), h = h)
errors_AANF <- tsCV(cIT_28, f_AANF, h=1, window=15)

f_MMNF<- function(y, h) forecast(ets(y, model="MMN"), h = h)
errors_MMNF <- tsCV(cIT_28, f_MMNF, h=1, window=15)

f_AAND  <- function(y, h) forecast(ets(y, model="AAN", damped=TRUE), h = h)
errors_AAND <- tsCV(cIT_28, f_AAND, h=1, window=15)

f_MMND  <- function(y, h) forecast(ets(y, model="MMN", damped=TRUE), h = h)
errors_MMND <- tsCV(cIT_28, f_MMND, h=1, window=15)

f_TBATS  <- function(y, h) forecast(tbats(y), h = h)
errors_TBATS <- tsCV(cIT_28, f_TBATS, h=1, window=15)

f_ARIMA  <- function(y, h) forecast(auto.arima(y), h = h)
errors_ARIMA <- tsCV(cIT_28, f_ARIMA, h=1, window=15)


#par(mfrow=c(1,1)) 
#plot(errors_AANF, ylab='tsCV errors')
#abline(0,0)
#lines(errors_MMNF, col="red")
#lines(errors_AAND, col="green")
#lines(errors_MMND, col="blue")
#lines(errors_TBATS, col="grey")
#lines(errors_ARIMA, col="orange")
#legend("left", legend=c("CV_error_AANF", "CV_error_MMNF","CV_error_AAND","CV_error_MMND", "CV_error_TBATS", "CV_error_ARIMA"), col=c("black", "red", "green", "blue", "grey", "orange"), lty=1:4)

#mean(abs(errors_AANF/cIT_28), na.rm=TRUE)*100
#mean(abs(errors_MMNF/cIT_28), na.rm=TRUE)*100
#mean(abs(errors_AAND/cIT_28), na.rm=TRUE)*100
#mean(abs(errors_MMND/cIT_28), na.rm=TRUE)*100
#mean(abs(errors_TBATS/cIT_28), na.rm=TRUE)*100
#mean(abs(errors_ARIMA/cIT_28), na.rm=TRUE)*100
## ---- chunk 31

# Print the mean and confidence intervals for the MMZ model
# cIT_28_MMND_pred

# Export the results out
write.csv(cIT_28_MMND_pred, file = "IT no lockdown+28d (MMND) .csv") # export the selected model's predictions into a CSV file

plot(cIT_28_MMND_pred, xlab="Year", ylab="Italy Acummulated deaths", ylim=c(0,250000))
lines(cIT_F, col="red")
abline(v=2020+69/365, col="green")
legend("left", legend=c("Best fitted model","Real death toll", "Start of Lockdown"), col=c("blue", "red","green"), lty=1)


## ---- chunk 32
#####################
###France ANALYSIS###
####################


t0=2020+53/365
#P=15 #predicted days, à supprimer? 
#cFRA <- ts(covid_data$Cdeaths_IT,start=0, frequency=1)
cFRA_28 <- ts(covid_data$Cdeaths_IT[58:103],start=t0, frequency=365) #t=0 @ day75. +28d 
cFRA_F <- ts(covid_data$Cdeaths_IT[58:288],start=t0, frequency=365)   # a supprimer?

#plot(cFRA_F)
#lines(cFRA_28, col="red")

cFRA_28_AAN <- ets(cFRA_28, model="AAN", damped=FALSE)
cFRA_28_AAZ <- ets(cFRA_28, model="AAZ", damped=FALSE)
cFRA_28_MMN <- ets(cFRA_28, model="MMN", damped=FALSE)
cFRA_28_MMZ <- ets(cFRA_28, model="MMZ", damped=FALSE)

cFRA_28_AAND <- ets(cFRA_28, model="AAN", damped=TRUE)
cFRA_28_AAZD <- ets(cFRA_28, model="AAZ", damped=TRUE)
cFRA_28_MMND <- ets(cFRA_28, model="MMN", damped=TRUE)
cFRA_28_MMZD <- ets(cFRA_28, model="MMZ", damped=TRUE)

# Create their prediction "cones" for 360 months (30 years) into the future with quintile confidence intervals
cFRA_28_AAN_pred <- forecast(cFRA_28_AAN, h=30, level=c(0.8, 0.95))
cFRA_28_AAZ_pred <- forecast(cFRA_28_AAZ, h=30, level=c(0.8, 0.95))
cFRA_28_MMN_pred <- forecast(cFRA_28_MMN, h=30, level=c(0.8, 0.95))
cFRA_28_MMZ_pred <- forecast(cFRA_28_MMZ, h=30, level=c(0.8, 0.95))

cFRA_28_AAND_pred <- forecast(cFRA_28_AAND, h=30, level=c(0.8, 0.95))
cFRA_28_AAZD_pred <- forecast(cFRA_28_AAZD, h=30, level=c(0.8, 0.95))
cFRA_28_MMND_pred <- forecast(cFRA_28_MMND, h=30, level=c(0.8, 0.95))
cFRA_28_MMZD_pred <- forecast(cFRA_28_MMZD, h=30, level=c(0.8, 0.95))

cFRA_28_tbats <- tbats(cFRA_28)
cFRA_28_tbats_pred <-forecast(cFRA_28_tbats, h=30, level=c(0.8, 0.95))
par(mfrow=c(1,1))
#plot(cFRA_28_tbats_pred, xlab="Year", ylab="Predicted Electric Rate")
#lines(cFRA_F, col="red")

cFRA_28_ARIMA <- auto.arima(cFRA_28,seasonal=FALSE)
cFRA_28_ARIMA_pred <- forecast(cFRA_28_ARIMA,30)
#plot(cFRA_28_ARIMA_pred)
#lines(cFRA_F, col="red")

#par(mfrow=c(3,2)) # This command sets the plot window to show 1 row of 4 plots
#plot(cFRA_28_AAN_pred, xlab="Year", ylab="Acummulated deaths", ylim=c(0,100000))
#lines(cFRA_F, col="red")
#plot(cFRA_28_MMN_pred, xlab="Year", ylab="Acummulated deaths", ylim=c(0,100000))
#lines(cFRA_F, col="red")
#plot(cFRA_28_AAND_pred, xlab="Year", ylab="Acummulated deaths", ylim=c(0,100000))
#lines(cFRA_F, col="red")
#plot(cFRA_28_MMND_pred, xlab="Year", ylab="Acummulated deaths", ylim=c(0,100000))
#lines(cFRA_F, col="red")
#plot(cFRA_28_tbats_pred, xlab="Year", ylab="Predicted Electric Rate", ylim=c(0,100000))
#lines(cFRA_F, col="red")
#plot(cFRA_28_ARIMA_pred, ylim=c(0,100000))
#lines(cFRA_F, col="red")

###
### Comparing models -- Time series Cross Validation (Rolling Horizon Holdout)
###

f_AANF  <- function(y, h) forecast(ets(y, model="AAN"), h = h)
errors_AANF <- tsCV(cFRA_28, f_AANF, h=1, window=10)

f_MMNF<- function(y, h) forecast(ets(y, model="MMN"), h = h)
errors_MMNF <- tsCV(cFRA_28, f_MMNF, h=1, window=10)

f_AAND  <- function(y, h) forecast(ets(y, model="AAN", damped=TRUE), h = h)
errors_AAND <- tsCV(cFRA_28, f_AAND, h=1, window=10)

f_MMND  <- function(y, h) forecast(ets(y, model="MMN", damped=TRUE), h = h)
errors_MMND <- tsCV(cFRA_28, f_MMND, h=1, window=10)

f_TBATS  <- function(y, h) forecast(tbats(y), h = h)
errors_TBATS <- tsCV(cFRA_28, f_TBATS, h=1, window=10)

f_ARIMA  <- function(y, h) forecast(auto.arima(y), h = h)
errors_ARIMA <- tsCV(cFRA_28, f_ARIMA, h=1, window=10)


#par(mfrow=c(1,1)) 
#plot(errors_AANF, ylab='tsCV errors')
#abline(0,0)
#lines(errors_MMNF, col="red")
#lines(errors_AAND, col="green")
#lines(errors_MMND, col="blue")
#lines(errors_TBATS, col="grey")
#lines(errors_ARIMA, col="orange")
#legend("left", legend=c("CV_error_AANF", "CV_error_MMNF","CV_error_AAND","CV_error_MMND", "CV_error_TBATS", "CV_error_ARIMA"), col=c("black", "red", "green", "blue", "grey", "orange"), lty=1:4)

#mean(abs(errors_AANF/cFRA_28), na.rm=TRUE)*100
#mean(abs(errors_MMNF/cFRA_28), na.rm=TRUE)*100
#mean(abs(errors_AAND/cFRA_28), na.rm=TRUE)*100
#mean(abs(errors_MMND/cFRA_28), na.rm=TRUE)*100
#mean(abs(errors_TBATS/cFRA_28), na.rm=TRUE)*100
#mean(abs(errors_ARIMA/cFRA_28), na.rm=TRUE)*100

## ---- chunk 33


# Print the mean and confidence intervals for the MMZ model
# cFRA_28_ARIMA_pred

# Export the results out
write.csv(cFRA_28_ARIMA_pred, file = "FRA no lockdown+28d (ARIMA) .csv") # export the selected model's predictions into a CSV file

plot(cFRA_28_ARIMA_pred, xlab="Year", ylab="France Acummulated deaths", ylim=c(0,250000))
lines(cFRA_F, col="red")
abline(v=2020+69/365, col="green")
legend("left", legend=c("Best fitted model","Real death toll", "Start of Lockdown"), col=c("blue", "red","green"), lty=1)



## ---- chunk 34
#######################
#####UK Analysis#######
#######################


t0=2020+53/365
#P=15 #predicted days, à supprimer? 
#cUK <- ts(covid_data$Cdeaths_IT,start=0, frequency=1)
cUK_28 <- ts(covid_data$Cdeaths_IT[68:112],start=t0, frequency=365) #t=0 @ day84. +28d 
cUK_F <- ts(covid_data$Cdeaths_IT[68:288],start=t0, frequency=365)   # a supprimer?

#plot(cUK_F)
#lines(cUK_28, col="red")

cUK_28_AAN <- ets(cUK_28, model="AAN", damped=FALSE)
cUK_28_AAZ <- ets(cUK_28, model="AAZ", damped=FALSE)
cUK_28_MMN <- ets(cUK_28, model="MMN", damped=FALSE)
cUK_28_MMZ <- ets(cUK_28, model="MMZ", damped=FALSE)

cUK_28_AAND <- ets(cUK_28, model="AAN", damped=TRUE)
cUK_28_AAZD <- ets(cUK_28, model="AAZ", damped=TRUE)
cUK_28_MMND <- ets(cUK_28, model="MMN", damped=TRUE)
cUK_28_MMZD <- ets(cUK_28, model="MMZ", damped=TRUE)

# Create their prediction "cones" for 360 months (30 years) into the future with quintile confidence intervals
cUK_28_AAN_pred <- forecast(cUK_28_AAN, h=30, level=c(0.8, 0.95))
cUK_28_AAZ_pred <- forecast(cUK_28_AAZ, h=30, level=c(0.8, 0.95))
cUK_28_MMN_pred <- forecast(cUK_28_MMN, h=30, level=c(0.8, 0.95))
cUK_28_MMZ_pred <- forecast(cUK_28_MMZ, h=30, level=c(0.8, 0.95))

cUK_28_AAND_pred <- forecast(cUK_28_AAND, h=30, level=c(0.8, 0.95))
cUK_28_AAZD_pred <- forecast(cUK_28_AAZD, h=30, level=c(0.8, 0.95))
cUK_28_MMND_pred <- forecast(cUK_28_MMND, h=30, level=c(0.8, 0.95))
cUK_28_MMZD_pred <- forecast(cUK_28_MMZD, h=30, level=c(0.8, 0.95))

cUK_28_tbats <- tbats(cUK_28)
cUK_28_tbats_pred <-forecast(cUK_28_tbats, h=30, level=c(0.8, 0.95))


cUK_28_ARIMA <- auto.arima(cUK_28,seasonal=FALSE)
cUK_28_ARIMA_pred <- forecast(cUK_28_ARIMA,30)


#par(mfrow=c(3,2)) # This command sets the plot window to show 1 row of 4 plots
#plot(cUK_28_AAN_pred, xlab="Year", ylab="Acummulated deaths", ylim=c(0,100000))
#lines(cUK_F, col="red")
#plot(cUK_28_MMN_pred, xlab="Year", ylab="Acummulated deaths", ylim=c(0,100000))
#lines(cUK_F, col="red")
#plot(cUK_28_AAND_pred, xlab="Year", ylab="Acummulated deaths", ylim=c(0,100000))
#lines(cUK_F, col="red")
#plot(cUK_28_MMND_pred, xlab="Year", ylab="Acummulated deaths", ylim=c(0,100000))
#lines(cUK_F, col="red")
#plot(cUK_28_tbats_pred, xlab="Year", ylab="Predicted Electric Rate", ylim=c(0,100000))
#lines(cUK_F, col="red")
#plot(cUK_28_ARIMA_pred, ylim=c(0,100000))
#lines(cUK_F, col="red")

###
### Comparing models -- Time series Cross Validation (Rolling Horizon Holdout)
###

f_AANF  <- function(y, h) forecast(ets(y, model="AAN"), h = h)
errors_AANF <- tsCV(cUK_28, f_AANF, h=1, window=10)

f_MMNF<- function(y, h) forecast(ets(y, model="MMN"), h = h)
errors_MMNF <- tsCV(cUK_28, f_MMNF, h=1, window=10)

f_AAND  <- function(y, h) forecast(ets(y, model="AAN", damped=TRUE), h = h)
errors_AAND <- tsCV(cUK_28, f_AAND, h=1, window=10)

f_MMND  <- function(y, h) forecast(ets(y, model="MMN", damped=TRUE), h = h)
errors_MMND <- tsCV(cUK_28, f_MMND, h=1, window=10)

f_TBATS  <- function(y, h) forecast(tbats(y), h = h)
errors_TBATS <- tsCV(cUK_28, f_TBATS, h=1, window=10)

f_ARIMA  <- function(y, h) forecast(auto.arima(y), h = h)
errors_ARIMA <- tsCV(cUK_28, f_ARIMA, h=1, window=10)


#par(mfrow=c(1,1)) 
#plot(errors_AANF, ylab='tsCV errors')
#abline(0,0)
#lines(errors_MMNF, col="red")
#lines(errors_AAND, col="green")
#lines(errors_MMND, col="blue")
#lines(errors_TBATS, col="grey")
#lines(errors_ARIMA, col="orange")
#legend("left", legend=c("CV_error_AANF", "CV_error_MMNF","CV_error_AAND","CV_error_MMND", "CV_error_TBATS", "CV_error_ARIMA"), col=c("black", "red", "green", "blue", "grey", "orange"), lty=1:4)

#mean(abs(errors_AANF/cUK_28), na.rm=TRUE)*100
#mean(abs(errors_MMNF/cUK_28), na.rm=TRUE)*100
#mean(abs(errors_AAND/cUK_28), na.rm=TRUE)*100
#mean(abs(errors_MMND/cUK_28), na.rm=TRUE)*100
#mean(abs(errors_TBATS/cUK_28), na.rm=TRUE)*100
#mean(abs(errors_ARIMA/cUK_28), na.rm=TRUE)*100

## ---- chunk 35


# Print the mean and confidence intervals for the MMZ model
# cUK_28_ARIMA_pred

# Export the results out
write.csv(cUK_28_ARIMA_pred, file = "UK no lockdown+28d (MMND) .csv") # export the selected model's predictions into a CSV file

plot(cUK_28_ARIMA_pred, xlab="Year", ylab="UK Acummulated deaths", ylim=c(0,250000))
lines(cUK_F, col="red")
abline(v=2020+69/365, col="green")
legend("left", legend=c("Best fitted model","Real death toll", "Start of Lockdown"), col=c("blue", "red","green"), lty=1)
